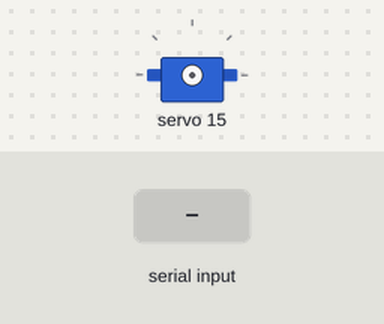
Simulated run of this sketch. Board: Arduino Uno, built with avr-gcc and run on an emulated ATmega328P. Shown: servo. Inputs (shaded band) come from the test bench. What the sketch prints to the serial monitor is not drawn.

Above: at 1.2 s.
1.3 s: "SET 90 45\n" received over Serial
2.8 s: "CENTER 90\n" received over Serial
At 3.3 s:
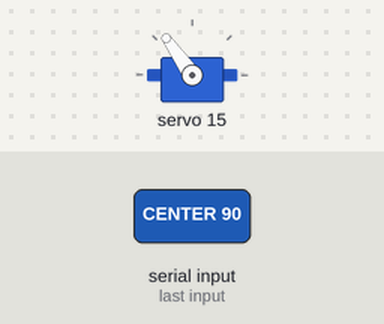
Timing chart, 0 to 5.8 s (numbered marks = the images above; inputs shaded):
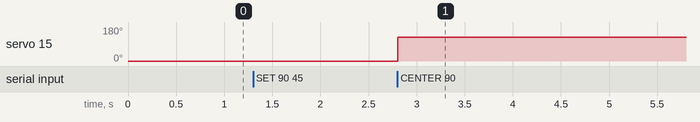

The sketch:

servo_calibrationa.ino
```cpp
/*
 * servo_calibration.ino
 * =====================
 * Use this sketch FIRST to find the correct neutral angles for each servo.
 *
 * Upload this sketch, open Serial Monitor at 115200 baud, then type commands:
 *
 *   SET <channel> <pulse>   — set a specific channel to a raw pulse count
 *   CENTER <channel>        — set channel to pulse 375 (mid-point)
 *   OFF <channel>           — turn off a channel (servo goes limp)
 *   ALL <pulse>             — set all channels to same pulse
 *   ALLOFF                  — turn off all channels
 *
 * Example session:
 *   SET 0 375     → sets base (ch0) to pulse 375
 *   SET 0 300     → moves base toward min
 *   SET 0 450     → moves base toward max
 *
 * Find the pulse value where each servo is at the position you want as neutral.
 * Write down those values — you'll enter them in config below.
 *
 * Pulse count guide (at 50Hz, 4096 counts = 20ms):
 *   100 = ~0.49ms  (minimum for most servos)
 *   205 = ~1.00ms
 *   375 = ~1.83ms  (current "90°" — probably wrong for your arm)
 *   410 = ~2.00ms  (center for most standard servos)
 *   500 = ~2.44ms
 *   600 = ~2.93ms  (maximum for most servos)
 *
 * Typical neutral for most hobby servos: pulse ~375–410
 */

#include <Wire.h>
#include <Adafruit_PWMServoDriver.h>

#define PCA9685_ADDR  0x40
#define PWM_FREQ      50
#define OE_PIN        4
#define USE_OE_PIN    1

Adafruit_PWMServoDriver pwm = Adafruit_PWMServoDriver(PCA9685_ADDR);

char buf[64];
uint8_t bufIdx = 0;

void setup() {
    Serial.begin(115200);

#if USE_OE_PIN
    pinMode(OE_PIN, OUTPUT);
    digitalWrite(OE_PIN, HIGH);   // outputs OFF during init
#endif

    pwm.begin();
    pwm.setOscillatorFrequency(27000000);
    pwm.setPWMFreq(PWM_FREQ);

    // Start with ALL channels fully OFF — no signal to any servo.
    // setPWM(ch, 0, 4096) = always LOW = valid "off" state for hobby servos.
    // NOTE: do NOT use setPin(i, 0, true) — that sets FULL ON (continuous 5V),
    //       which causes servos to slam to max and draw huge current.
    for (uint8_t i = 0; i < 16; i++) {
        pwm.setPWM(i, 0, 4096);   // always LOW = servo off / limp
    }

#if USE_OE_PIN
    digitalWrite(OE_PIN, LOW);    // outputs ON
#endif

    Serial.println("=== SERVO CALIBRATION MODE ===");
    Serial.println("Commands:");
    Serial.println("  SET <ch> <pulse>  — e.g. SET 0 375");
    Serial.println("  CENTER <ch>       — set to pulse 375");
    Serial.println("  OFF <ch>          — turn off channel");
    Serial.println("  ALL <pulse>       — all channels same pulse");
    Serial.println("  ALLOFF            — turn off all channels");
    Serial.println("Channel map: 0=Base 1=Shoulder 2=Elbow 3=WristRot 4=WristExt 5=Claw");
    Serial.println("Pulse range: 100 (min) to 600 (max). Neutral is usually 370-410.");
    Serial.println("READY");
}

void processCommand(const char* cmd) {
    char token[16];
    int ch, pulse;

    if (sscanf(cmd, "SET %d %d", &ch, &pulse) == 2) {
        ch = constrain(ch, 0, 15);
        pulse = constrain(pulse, 80, 650);
        pwm.setPWM(ch, 0, pulse);
        Serial.print("Ch "); Serial.print(ch);
        Serial.print(" → pulse "); Serial.println(pulse);

    } else if (sscanf(cmd, "CENTER %d", &ch) == 1) {
        ch = constrain(ch, 0, 15);
        pwm.setPWM(ch, 0, 375);
        Serial.print("Ch "); Serial.print(ch);
        Serial.println(" → CENTER (375)");

    } else if (sscanf(cmd, "OFF %d", &ch) == 1) {
        ch = constrain(ch, 0, 15);
        pwm.setPWM(ch, 0, 4096);  // always LOW = servo limp/off
        Serial.print("Ch "); Serial.print(ch);
        Serial.println(" → OFF");

    } else if (sscanf(cmd, "ALL %d", &pulse) == 1) {
        pulse = constrain(pulse, 80, 650);
        for (uint8_t i = 0; i < 16; i++) {
            pwm.setPWM(i, 0, pulse);
        }
        Serial.print("ALL → pulse "); Serial.println(pulse);

    } else if (strncmp(cmd, "ALLOFF", 6) == 0) {
        for (uint8_t i = 0; i < 16; i++) {
            pwm.setPWM(i, 0, 4096);  // always LOW
        }
        Serial.println("ALL → OFF");

    } else {
        Serial.print("Unknown command: "); Serial.println(cmd);
    }
}

void loop() {
    while (Serial.available() > 0) {
        char c = (char)Serial.read();
        if (c == '\n' || c == '\r') {
            if (bufIdx > 0) {
                buf[bufIdx] = '\0';
                processCommand(buf);
                bufIdx = 0;
            }
        } else if (bufIdx < 63) {
            buf[bufIdx++] = c;
        }
    }
}
```

Measured:
- after the input at 2.8 s, servo 15: 0° → 125° at once
